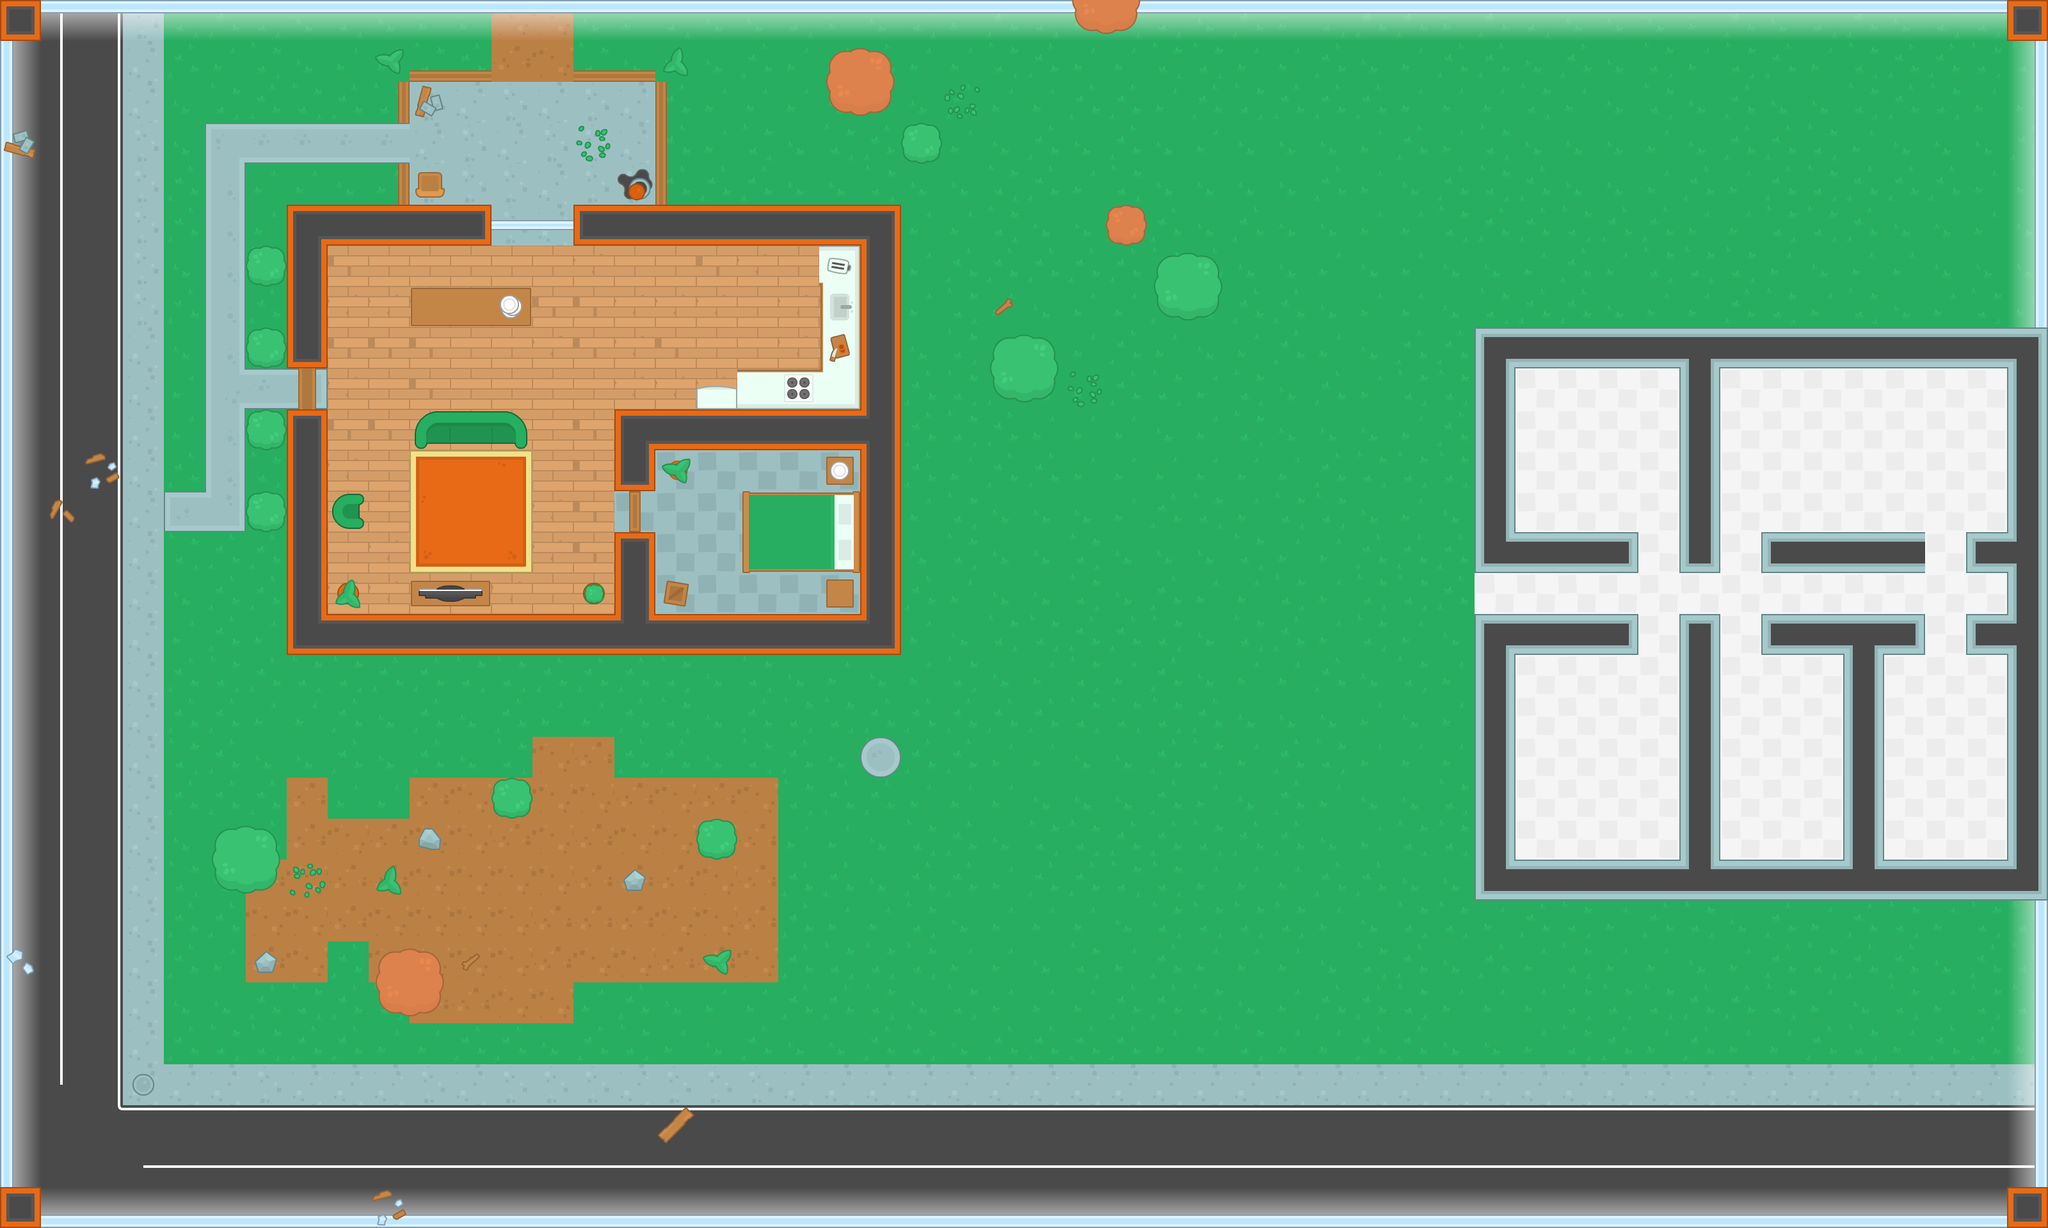

Below is a game level as drawn by its tile map, then a one-line description and the .tmx that defines it (tile-layer data replaced by summaries):
An orthogonal 50x30 tile map with 64x64 px tiles, 4 tile layers (ground, walls, items, decorations) and 102 objects (60x wall, 40x zombie, health, player).

<map version="1.0" tiledversion="1.1.5" orientation="orthogonal" renderorder="right-down" width="50" height="30" tilewidth="64" tileheight="64" infinite="0" nextobjectid="210">
 <tileset firstgid="1" name="spritesheet_tiles" tilewidth="64" tileheight="64" spacing="10" tilecount="540" columns="27">
  <image source="../img/spritesheet_tiles.png" width="1988" height="1470" />
 </tileset>
 <layer name="ground" width="50" height="30">
  <data>[1500 cells, 1500 non-empty, 40 distinct tile ids]</data>
 </layer>
 <layer name="walls" width="50" height="30">
  <data>[1500 cells, 292 non-empty, 29 distinct tile ids]</data>
 </layer>
 <layer name="items" width="50" height="30">
  <data>[1500 cells, 65 non-empty, 38 distinct tile ids]</data>
 </layer>
 <layer name="decorations" width="50" height="30">
  <data>[1500 cells, 25 non-empty, 18 distinct tile ids]</data>
 </layer>
 <objectgroup name="Obstacles">
  <object id="87" name="wall" x="448" y="320" width="320" height="64" />
  <object id="91" name="wall" x="448" y="960" width="960" height="64" />
  <object id="92" name="wall" x="448" y="640" width="64" height="320" />
  <object id="93" name="wall" x="0" y="0" width="64" height="64" />
  <object id="94" name="wall" x="400" y="528" width="32" height="32" />
  <object id="95" name="wall" x="400" y="400" width="32" height="32" />
  <object id="97" name="wall" x="400" y="784" width="32" height="32" />
  <object id="98" name="health" x="128" y="1408" width="32" height="32" />
  <object id="99" name="zombie" x="784" y="208" width="32" height="32" />
  <object id="100" name="wall" x="896" y="320" width="512" height="64" />
  <object id="101" name="wall" x="960" y="640" width="448" height="64" />
  <object id="102" name="wall" x="1344" y="384" width="64" height="256" />
  <object id="103" name="wall" x="960" y="704" width="64" height="64" />
  <object id="104" name="wall" x="1344" y="704" width="64" height="256" />
  <object id="105" name="wall" x="960" y="832" width="64" height="128" />
  <object id="106" name="wall" x="640" y="640" width="192" height="48" />
  <object id="107" name="wall" x="640" y="912" width="128" height="32" />
  <object id="108" name="wall" x="1088" y="608" width="64" height="32" />
  <object id="109" name="wall" x="1152" y="576" width="192" height="64" />
  <object id="110" name="wall" x="1280" y="384" width="64" height="192" />
  <object id="111" name="wall" x="640" y="448" width="192" height="64" />
  <object id="112" name="wall" x="512" y="768" width="64" height="64" />
  <object id="113" name="wall" x="512" y="896" width="64" height="64" />
  <object id="114" name="wall" x="912" y="912" width="32" height="32" />
  <object id="115" name="zombie" x="1232" y="720" width="32" height="32" />
  <object id="116" name="zombie" x="320" y="1024" width="32" height="32" />
  <object id="117" name="zombie" x="1232" y="720" width="32" height="32" />
  <object id="120" name="zombie" x="1904" y="1200" width="32" height="32" />
  <object id="121" name="zombie" x="1664" y="864" width="32" height="32" />
  <object id="122" name="zombie" x="1552" y="1056" width="32" height="32" />
  <object id="123" name="zombie" x="1520" y="800" width="32" height="32" />
  <object id="124" name="zombie" x="1936" y="752" width="32" height="32" />
  <object id="126" name="zombie" x="2000" y="928" width="32" height="32" />
  <object id="129" name="zombie" x="2080" y="1152" width="32" height="32" />
  <object id="131" name="wall" x="0" y="64" width="16" height="1792" />
  <object id="132" name="wall" x="3184" y="1408" width="16" height="448" />
  <object id="133" name="wall" x="3184" y="64" width="16" height="448" />
  <object id="134" name="wall" x="64" y="0" width="3072" height="16" />
  <object id="135" name="wall" x="64" y="1904" width="3072" height="16" />
  <object id="136" name="wall" x="0" y="1856" width="64" height="64" />
  <object id="137" name="wall" x="3136" y="0" width="64" height="64" />
  <object id="138" name="wall" x="3136" y="1856" width="64" height="64" />
  <object id="139" name="wall" x="3136" y="512" width="64" height="896" />
  <object id="140" name="wall" x="2624" y="576" width="64" height="320" />
  <object id="141" name="wall" x="2624" y="960" width="64" height="448" />
  <object id="142" name="wall" x="2304" y="960" width="64" height="448" />
  <object id="143" name="wall" x="2880" y="1024" width="64" height="384" />
  <object id="144" name="wall" x="2304" y="608" width="64" height="288" />
  <object id="145" name="wall" x="2752" y="832" width="256" height="64" />
  <object id="146" name="wall" x="2752" y="960" width="256" height="64" />
  <object id="147" name="wall" x="2368" y="960" width="192" height="64" />
  <object id="148" name="wall" x="2368" y="832" width="192" height="64" />
  <object id="149" name="wall" x="3072" y="832" width="64" height="64" />
  <object id="150" name="wall" x="3072" y="960" width="64" height="64" />
  <object id="151" name="wall" x="2400" y="512" width="736" height="64" />
  <object id="152" name="wall" x="352" y="1312" width="64" height="64" />
  <object id="153" name="wall" x="608" y="1504" width="64" height="64" />
  <object id="154" name="wall" x="784" y="1232" width="32" height="32" />
  <object id="155" name="wall" x="1104" y="1296" width="32" height="32" />
  <object id="156" name="wall" x="1344" y="1152" width="64" height="64" />
  <object id="157" name="wall" x="1552" y="528" width="96" height="96" />
  <object id="158" name="wall" x="1808" y="400" width="96" height="96" />
  <object id="159" name="wall" x="1744" y="336" width="32" height="32" />
  <object id="160" name="wall" x="1424" y="208" width="32" height="32" />
  <object id="161" name="wall" x="1296" y="80" width="96" height="96" />
  <object id="162" name="wall" x="1680" y="16" width="96" height="16" />
  <object id="163" name="wall" x="1024" y="128" width="16" height="192" />
  <object id="164" name="wall" x="624" y="128" width="16" height="64" />
  <object id="165" name="wall" x="624" y="256" width="16" height="64" />
  <object id="166" name="wall" x="640" y="112" width="128" height="16" />
  <object id="167" name="wall" x="896" y="112" width="128" height="16" />
  <object id="168" name="wall" x="2304" y="512" width="64" height="64" />
  <object id="169" name="player" x="336" y="144" width="32" height="32" />
  <object id="170" name="zombie" x="1088" y="832" width="32" height="32" />
  <object id="171" name="zombie" x="2448" y="704" width="32" height="32" />
  <object id="172" name="zombie" x="2480" y="1104" width="32" height="32" />
  <object id="174" name="zombie" x="1600" y="1520" width="32" height="32" />
  <object id="175" name="zombie" x="2032" y="1472" width="32" height="32" />
  <object id="176" name="zombie" x="1648" y="1328" width="32" height="32" />
  <object id="178" name="zombie" x="1344" y="1312" width="32" height="32" />
  <object id="179" name="zombie" x="1072" y="1072" width="32" height="32" />
  <object id="180" name="zombie" x="624" y="1056" width="32" height="32" />
  <object id="181" name="zombie" x="384" y="1136" width="32" height="32" />
  <object id="182" name="zombie" x="1328" y="1488" width="32" height="32" />
  <object id="183" name="zombie" x="1056" y="1568" width="32" height="32" />
  <object id="184" name="zombie" x="1248" y="240" width="32" height="32" />
  <object id="185" name="zombie" x="880" y="240" width="32" height="32" />
  <object id="188" name="zombie" x="1088" y="448" width="32" height="32" />
  <object id="190" name="zombie" x="1184" y="912" width="32" height="32" />
  <object id="191" name="zombie" x="2016" y="368" width="32" height="32" />
  <object id="192" name="zombie" x="2320" y="304" width="32" height="32" />
  <object id="193" name="zombie" x="2048" y="240" width="32" height="32" />
  <object id="194" name="zombie" x="2144" y="576" width="32" height="32" />
  </objectgroup>
</map>
<!-- 9 of 102 objects omitted -->
